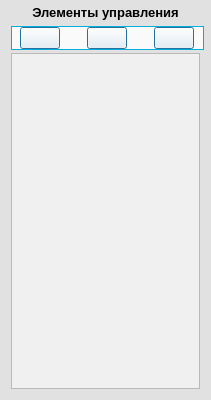
        <widget class="QFrame" name="PanelElements">
         <property name="sizePolicy">
          <sizepolicy hsizetype="Preferred" vsizetype="Expanding">
           <horstretch>0</horstretch>
           <verstretch>0</verstretch>
          </sizepolicy>
         </property>
         <property name="minimumSize">
          <size>
           <width>211</width>
           <height>400</height>
          </size>
         </property>
         <property name="maximumSize">
          <size>
           <width>211</width>
           <height>16777215</height>
          </size>
         </property>
         <property name="cursor">
          <cursorShape>ArrowCursor</cursorShape>
         </property>
         <property name="styleSheet">
          <string notr="true">*{background-color: rgb(225, 225, 225);}
#PanelElements {border: 1px solid black;}</string>
         </property>
         <property name="frameShape">
          <enum>QFrame::NoFrame</enum>
         </property>
         <property name="frameShadow">
          <enum>QFrame::Plain</enum>
         </property>
         <layout class="QVBoxLayout" name="verticalLayout">
          <property name="spacing">
           <number>3</number>
          </property>
          <property name="sizeConstraint">
           <enum>QLayout::SetDefaultConstraint</enum>
          </property>
          <property name="topMargin">
           <number>3</number>
          </property>
          <item>
           <widget class="QLabel" name="label">
            <property name="sizePolicy">
             <sizepolicy hsizetype="Preferred" vsizetype="Fixed">
              <horstretch>0</horstretch>
              <verstretch>0</verstretch>
             </sizepolicy>
            </property>
            <property name="minimumSize">
             <size>
              <width>170</width>
              <height>20</height>
             </size>
            </property>
            <property name="font">
             <font>
              <pointsize>22</pointsize>
             </font>
            </property>
            <property name="text">
             <string>&lt;html&gt;&lt;head/&gt;&lt;body&gt;&lt;p&gt;&lt;span style=&quot; font-size:10pt; font-weight:600;&quot;&gt;Элементы управления&lt;/span&gt;&lt;/p&gt;&lt;/body&gt;&lt;/html&gt;</string>
            </property>
            <property name="alignment">
             <set>Qt::AlignCenter</set>
            </property>
           </widget>
          </item>
          <item>
           <widget class="QFrame" name="ButtonsFrame">
            <property name="sizePolicy">
             <sizepolicy hsizetype="Preferred" vsizetype="Fixed">
              <horstretch>0</horstretch>
              <verstretch>0</verstretch>
             </sizepolicy>
            </property>
            <property name="minimumSize">
             <size>
              <width>193</width>
              <height>0</height>
             </size>
            </property>
            <property name="cursor">
             <cursorShape>ArrowCursor</cursorShape>
            </property>
            <property name="tabletTracking">
             <bool>false</bool>
            </property>
            <property name="styleSheet">
             <string notr="true">
color: rgb(1, 175, 223);
background-color: rgb(250, 250, 250);</string>
            </property>
            <property name="frameShape">
             <enum>QFrame::Panel</enum>
            </property>
            <layout class="QHBoxLayout" name="horizontalLayout" stretch="4,4,4">
             <property name="spacing">
              <number>19</number>
             </property>
             <property name="sizeConstraint">
              <enum>QLayout::SetMaximumSize</enum>
             </property>
             <property name="leftMargin">
              <number>0</number>
             </property>
             <property name="topMargin">
              <number>0</number>
             </property>
             <property name="rightMargin">
              <number>0</number>
             </property>
             <property name="bottomMargin">
              <number>0</number>
             </property>
             <item>
              <widget class="QPushButton" name="AddButton">
               <property name="sizePolicy">
                <sizepolicy hsizetype="Maximum" vsizetype="Maximum">
                 <horstretch>0</horstretch>
                 <verstretch>0</verstretch>
                </sizepolicy>
               </property>
               <property name="toolTip">
                <string>Добавить новый элемент</string>
               </property>
               <property name="icon">
                <iconset resource="../resources/resources.qrc">
                 <normaloff>:/Icons/icon_add</normaloff>:/Icons/icon_add</iconset>
               </property>
               <property name="iconSize">
                <size>
                 <width>32</width>
                 <height>32</height>
                </size>
               </property>
               <property name="autoDefault">
                <bool>false</bool>
               </property>
               <property name="default">
                <bool>true</bool>
               </property>
               <property name="flat">
                <bool>false</bool>
               </property>
              </widget>
             </item>
             <item>
              <widget class="QPushButton" name="EditButton">
               <property name="sizePolicy">
                <sizepolicy hsizetype="Maximum" vsizetype="Maximum">
                 <horstretch>0</horstretch>
                 <verstretch>0</verstretch>
                </sizepolicy>
               </property>
               <property name="toolTip">
                <string>Редактировать элемент (ВНИМАНИЕ: Должна быть выбрана строка для редактирования)</string>
               </property>
               <property name="layoutDirection">
                <enum>Qt::LeftToRight</enum>
               </property>
               <property name="icon">
                <iconset resource="../resources/resources.qrc">
                 <normaloff>:/Icons/icon_edit</normaloff>:/Icons/icon_edit</iconset>
               </property>
               <property name="iconSize">
                <size>
                 <width>32</width>
                 <height>32</height>
                </size>
               </property>
               <property name="autoDefault">
                <bool>false</bool>
               </property>
               <property name="default">
                <bool>true</bool>
               </property>
               <property name="flat">
                <bool>false</bool>
               </property>
              </widget>
             </item>
             <item>
              <widget class="QPushButton" name="DeleteButton">
               <property name="sizePolicy">
                <sizepolicy hsizetype="Maximum" vsizetype="Maximum">
                 <horstretch>0</horstretch>
                 <verstretch>0</verstretch>
                </sizepolicy>
               </property>
               <property name="font">
                <font/>
               </property>
               <property name="toolTip">
                <string>Удалить элемент (ВНИМАНИЕ: должна быть выбрана строка для удаления)</string>
               </property>
               <property name="icon">
                <iconset resource="../resources/resources.qrc">
                 <normaloff>:/Icons/icon_remove</normaloff>:/Icons/icon_remove</iconset>
               </property>
               <property name="iconSize">
                <size>
                 <width>32</width>
                 <height>32</height>
                </size>
               </property>
               <property name="autoRepeatInterval">
                <number>100</number>
               </property>
               <property name="autoDefault">
                <bool>false</bool>
               </property>
               <property name="default">
                <bool>true</bool>
               </property>
               <property name="flat">
                <bool>false</bool>
               </property>
              </widget>
             </item>
            </layout>
           </widget>
          </item>
          <item>
           <widget class="QListView" name="listView">
            <property name="enabled">
             <bool>true</bool>
            </property>
            <property name="sizePolicy">
             <sizepolicy hsizetype="Fixed" vsizetype="Minimum">
              <horstretch>0</horstretch>
              <verstretch>0</verstretch>
             </sizepolicy>
            </property>
            <property name="minimumSize">
             <size>
              <width>170</width>
              <height>0</height>
             </size>
            </property>
            <property name="toolTip">
             <string>&lt;html&gt;&lt;head/&gt;&lt;body&gt;&lt;p&gt;Ваш список желаний. Щелкните по пункту, чтобы узнать подробнее.&lt;/p&gt;&lt;/body&gt;&lt;/html&gt;</string>
            </property>
            <property name="layoutDirection">
             <enum>Qt::LeftToRight</enum>
            </property>
            <property name="autoFillBackground">
             <bool>false</bool>
            </property>
            <property name="styleSheet">
             <string notr="true">background-color: rgb(240, 240, 240);</string>
            </property>
            <property name="verticalScrollBarPolicy">
             <enum>Qt::ScrollBarAsNeeded</enum>
            </property>
            <property name="sizeAdjustPolicy">
             <enum>QAbstractScrollArea::AdjustIgnored</enum>
            </property>
            <property name="editTriggers">
             <set>QAbstractItemView::NoEditTriggers</set>
            </property>
            <property name="dragEnabled">
             <bool>true</bool>
            </property>
            <property name="dragDropOverwriteMode">
             <bool>false</bool>
            </property>
            <property name="alternatingRowColors">
             <bool>true</bool>
            </property>
            <property name="textElideMode">
             <enum>Qt::ElideNone</enum>
            </property>
            <property name="movement">
             <enum>QListView::Free</enum>
            </property>
            <property name="flow">
             <enum>QListView::TopToBottom</enum>
            </property>
            <property name="resizeMode">
             <enum>QListView::Adjust</enum>
            </property>
            <property name="spacing">
             <number>1</number>
            </property>
            <property name="modelColumn">
             <number>0</number>
            </property>
            <property name="uniformItemSizes">
             <bool>false</bool>
            </property>
            <property name="batchSize">
             <number>99</number>
            </property>
            <property name="wordWrap">
             <bool>false</bool>
            </property>
            <property name="selectionRectVisible">
             <bool>false</bool>
            </property>
           </widget>
          </item>
         </layout>
        </widget>
